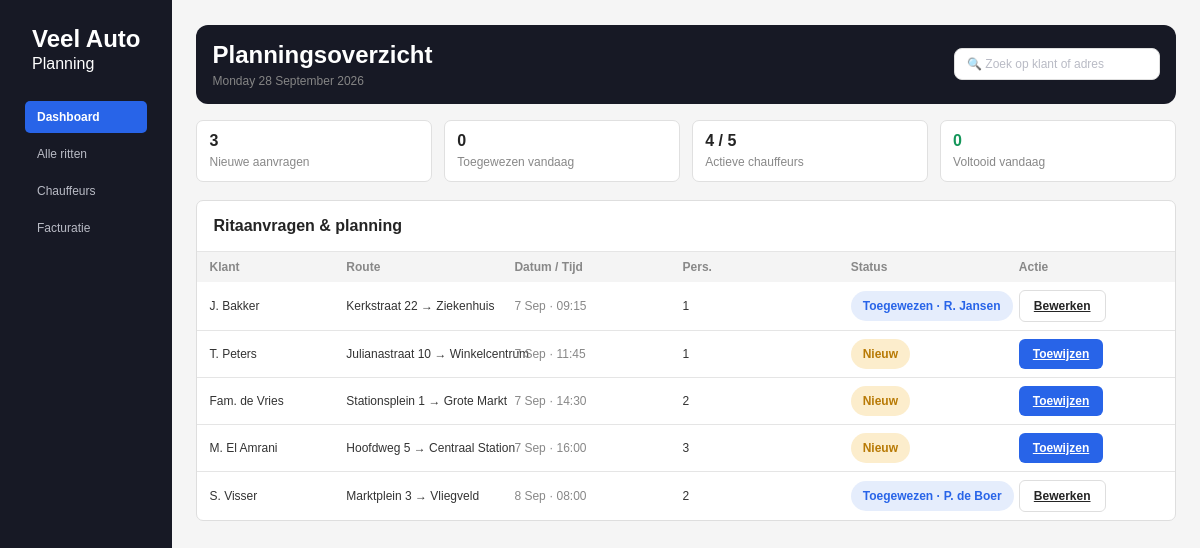
Page /dashboard.php on the committed database.
### tables this page shows
CREATE TABLE `ritten` (
    `id` INT UNSIGNED NOT NULL AUTO_INCREMENT,
    `klant_id` INT UNSIGNED NOT NULL,
    `chauffeur_id` INT UNSIGNED NULL,
    `ophaaladres` VARCHAR(255) NOT NULL,
    `bestemming` VARCHAR(255) NOT NULL,
    `datum_tijd` DATETIME NOT NULL,
    `aantal_personen` TINYINT UNSIGNED NOT NULL DEFAULT 1,
    `status` ENUM('nieuw', 'toegewezen', 'onderweg', 'voltooid', 'geannuleerd') NOT NULL DEFAULT 'nieuw',
    `prijs` DECIMAL(8,2) NULL,
    `opmerking` TEXT NULL,
    `created_at` TIMESTAMP NOT NULL DEFAULT CURRENT_TIMESTAMP,
    `updated_at` TIMESTAMP NOT NULL DEFAULT CURRENT_TIMESTAMP ON UPDATE CURRENT_TIMESTAMP,
    PRIMARY KEY (`id`),
    KEY `idx_ritten_status` (`status`),
    KEY `idx_ritten_datum_tijd` (`datum_tijd`),
    CONSTRAINT `fk_ritten_klant` FOREIGN KEY (`klant_id`) REFERENCES `klanten` (`id`)
        ON UPDATE CASCADE ON DELETE RESTRICT,
    CONSTRAINT `fk_ritten_chauffeur` FOREIGN KEY (`chauffeur_id`) REFERENCES `chauffeurs` (`id`)
        ON UPDATE CASCADE ON DELETE SET NULL
);

CREATE TABLE `klanten` (
    `id` INT UNSIGNED NOT NULL AUTO_INCREMENT,
    `naam` VARCHAR(100) NOT NULL,
    `email` VARCHAR(150) NOT NULL,
    `wachtwoord` VARCHAR(255) NOT NULL,
    `telefoon` VARCHAR(20) NULL,
    `adres` VARCHAR(255) NULL,
    `created_at` TIMESTAMP NOT NULL DEFAULT CURRENT_TIMESTAMP,
    PRIMARY KEY (`id`),
    UNIQUE KEY `uq_klanten_email` (`email`)
);

CREATE TABLE `chauffeurs` (
    `id` INT UNSIGNED NOT NULL AUTO_INCREMENT,
    `naam` VARCHAR(100) NOT NULL,
    `email` VARCHAR(150) NOT NULL,
    `wachtwoord` VARCHAR(255) NOT NULL,
    `telefoon` VARCHAR(20) NULL,
    `status` ENUM('beschikbaar', 'rijdt', 'offline') NOT NULL DEFAULT 'offline',
    `beschikbaar_vanaf` DATETIME NULL COMMENT 'Verwacht vrij-tijdstip wanneer status = rijdt',
    `rating` DECIMAL(2,1) NOT NULL DEFAULT 5.0,
    `created_at` TIMESTAMP NOT NULL DEFAULT CURRENT_TIMESTAMP,
    PRIMARY KEY (`id`),
    UNIQUE KEY `uq_chauffeurs_email` (`email`)
);

### dashboard.php (the view, shortened to what this page needs)
<?php
require __DIR__ . '/includes/helpers.php';
$db = getDb();
$nieuweAanvragen = (int) $db->query("SELECT COUNT(*) FROM ritten WHERE status = 'nieuw'")->fetchColumn();
$toegewezenVandaag = (int) $db->query("
    SELECT COUNT(*) FROM ritten
    WHERE status IN ('toegewezen', 'onderweg') AND DATE(datum_tijd) = CURDATE()
")->fetchColumn();
$actieveChauffeurs = (int) $db->query("SELECT COUNT(*) FROM chauffeurs WHERE status IN ('beschikbaar', 'rijdt')")->fetchColumn();
$totaalChauffeurs = (int) $db->query('SELECT COUNT(*) FROM chauffeurs')->fetchColumn();
$voltooidVandaag = (int) $db->query("
    SELECT COUNT(*) FROM ritten
    WHERE status = 'voltooid' AND DATE(datum_tijd) = CURDATE()
")->fetchColumn();
$ritten = $db->query("
    SELECT r.id, r.ophaaladres, r.bestemming, r.datum_tijd, r.aantal_personen, r.status,
           k.naam AS klant_naam, c.naam AS chauffeur_naam
    FROM ritten r
    JOIN klanten k ON k.id = r.klant_id
    LEFT JOIN chauffeurs c ON c.id = r.chauffeur_id
    WHERE r.status IN ('nieuw', 'toegewezen', 'onderweg')
    ORDER BY r.datum_tijd ASC
    LIMIT 10
")->fetchAll();
?>
<!DOCTYPE html>
<html lang="nl">
<head>
    <link rel="stylesheet" href="css/style.css">
    <link rel="stylesheet" href="css/dashboard.css">
</head>
<body>
<div class="layout">
    <aside>
        <div class="brand">
            Veel Auto
            <span>Planning</span>
        </div>
        <nav>
            <a href="dashboard.php" class="active">Dashboard</a>
            <a href="ritten.php">Alle ritten</a>
            <a href="chauffeur.php">Chauffeurs</a>
            <a href="facturen.php">Facturatie</a>
        </nav>
    </aside>
    <main>
        <div class="page-header">
            <div>
                <h1>Planningsoverzicht</h1>
                <p><?= e((new DateTime())->format('l j F Y')) ?></p>
            </div>
            <div class="searchbox">
                <input type="text" placeholder="🔍 Zoek op klant of adres">
            </div>
        </div>
        <section class="stats">
            <div class="stat-card">
                <strong><?= $nieuweAanvragen ?></strong>
                <span>Nieuwe aanvragen</span>
            </div>
            <div class="stat-card">
                <strong><?= $toegewezenVandaag ?></strong>
                <span>Toegewezen vandaag</span>
            </div>
            <div class="stat-card">
                <strong><?= $actieveChauffeurs ?> / <?= $totaalChauffeurs ?></strong>
                <span>Actieve chauffeurs</span>
            </div>
            <div class="stat-card green">
                <strong><?= $voltooidVandaag ?></strong>
                <span>Voltooid vandaag</span>
            </div>
        </section>
        <section class="table-card">
            <div class="table-title">
                Ritaanvragen &amp; planning
            </div>
            <div class="table-wrapper">
                <table>
                    <thead>
                        <tr>
                            <th>Klant</th>
                            <th>Route</th>
                            <th>Datum / Tijd</th>
                            <th>Pers.</th>
                            <th>Status</th>
                            <th>Actie</th>
                        </tr>
                    </thead>
                    <tbody>
                        <?php foreach ($ritten as $rit): ?>
                        <tr>
                            <td><?= e($rit['klant_naam']) ?></td>
                            <td><?= e($rit['ophaaladres']) ?> → <?= e($rit['bestemming']) ?></td>
                            <td><?= e(formatRitDatum($rit['datum_tijd'])) ?></td>
                            <td><?= (int) $rit['aantal_personen'] ?></td>
                            <td><?= statusBadge($rit['status'], $rit['chauffeur_naam']) ?></td>
                            <td>
                                <?php if ($rit['status'] === 'nieuw'): ?>
                                    <a class="btn btn-primary" href="?toewijzen=<?= (int) $rit['id'] ?>">Toewijzen</a>
                                <?php else: ?>
                                    <a class="btn btn-outline" href="?toewijzen=<?= (int) $rit['id'] ?>">Bewerken</a>
                                <?php endif; ?>
                            </td>
                        </tr>
                        <?php endforeach; ?>
                    </tbody>
                </table>
            </div>
        </section>
    </main>
</div>
</body>
</html>

### includes/helpers.php (shortened to what this page needs)
<?php
function e(?string $value): string
{
    return htmlspecialchars($value ?? '', ENT_QUOTES, 'UTF-8');
}
function formatRitDatum(string $datumTijd): string
{
    $rit = new DateTime($datumTijd);
    $vandaag = new DateTime('today');
    $morgen = new DateTime('tomorrow');
    $tijd = $rit->format('H:i');
    return $rit->format('j M') . " · {$tijd}";
}
function statusBadge(string $status, ?string $chauffeurNaam = null): string
{
    $labels = [
        'nieuw' => 'Nieuw',
        'toegewezen' => 'Toegewezen' . ($chauffeurNaam ? ' · ' . e($chauffeurNaam) : ''),
        'onderweg' => 'Onderweg' . ($chauffeurNaam ? ' · ' . e($chauffeurNaam) : ''),
        'voltooid' => 'Voltooid',
        'geannuleerd' => 'Geannuleerd',
    ];
    $classes = [
        'nieuw' => 'new',
        'toegewezen' => 'assigned',
        'onderweg' => 'ongoing',
        'voltooid' => 'completed',
        'geannuleerd' => 'cancelled',
    ];
    $label = $labels[$status] ?? e($status);
    $class = $classes[$status] ?? '';
    return "<span class=\"status {$class}\">{$label}</span>";
}

### css/style.css (style rules this page uses)
:root { --dark: #111827; --blue: #2563eb; --blue-dark: #1d4ed8; --bg: #f8fafc; --text: #111827; --muted: #6b7280; }
* { box-sizing: border-box; }
body { margin: 0; font-family: -apple-system, BlinkMacSystemFont, "Segoe UI", Roboto, Arial, sans-serif; color: var(--text); background: var(--bg); }

### css/dashboard.css (style rules this page uses)
:root { --dark: #171925; --blue: #2864e8; --background: #f5f5f5; --white: #ffffff; --border: #dedede; --text: #242424; --muted: #858585; --green: #15965a; --orange: #c68100; }
* { box-sizing: border-box; margin: 0; padding: 0; }
body { font-family: Arial, Helvetica, sans-serif; background: var(--background); color: var(--text); min-height: 100vh; }
.layout { display: flex; min-height: 100vh; }
aside { display: flex; flex-direction: column; width: fit-content; min-width: 170px; padding: 25px 25px; background: var(--dark); color: #fff; }
.brand { font-size: 24px; font-weight: 700; margin: 0 7px 28px; }
.brand span { display: block; font-size: 16px; font-weight: 400; margin-top: 2px; }
nav { display: flex; flex-direction: column; gap: 5px; }
nav a { display: block; padding: 9px 12px; color: #b9bbc5; text-decoration: none; font-size: 12px; border-radius: 5px; transition: 0.2s ease; }
nav a.active { color: #fff; background: var(--blue); font-weight: 600; }
main { flex: 1; padding: 25px 24px; max-width: 100%; }
.page-header { display: flex; align-items: center; justify-content: space-between; padding: 16px; margin-bottom: 16px; border-radius: 12px; background: var(--dark); color: #fff; }
.page-header h1 { font-size: 24px; line-height: 1.2; margin-bottom: 4px; }
.page-header p { color: #858585; font-size: 12px; }
.stats { display: grid; grid-template-columns: repeat(4, 1fr); gap: 12px; margin-bottom: 18px; }
.stat-card { min-height: fit-content; background: var(--white); border: 1px solid #e0e0e0; border-radius: 7px; padding: 12px; display: flex; flex-direction: column; justify-content: center; }
.stat-card strong { font-size: 16px; line-height: 1; margin-bottom: 6px; }
.stat-card span { color: #888; font-size: 12px; }
.stat-card.green strong { color: var(--green); }
.table-card { background: #fff; border: 1px solid #dedede; border-radius: 7px; overflow: hidden; }
.table-title { display: flex; align-items: center; justify-content: start; padding: 16px; font-size: 16px; font-weight: 700; border-bottom: 1px solid #e5e5e5; }
.table-wrapper { overflow-x: auto; }
table { width: 100%; border-collapse: collapse; table-layout: fixed; }
thead { background: #f4f4f4; }
th { color: #888; font-size: 12px; font-weight: 600; text-align: left; padding: 8px 12px; }
td { padding: 8px 12px; border-bottom: 1px solid #e5e5e5; font-size: 12px; color: #333; white-space: nowrap; }
tbody tr:last-child td { border-bottom: none; }
td:nth-child(3), td:nth-child(6) { color: #888; }
.status { display: inline-block; padding: 8px 12px; border-radius: 20px; font-size: 12px; font-weight: 600; }
th:nth-child(1), td:nth-child(1) { width: 14%; }
.btn { display: inline-flex; align-items: center; justify-content: center; border: none; border-radius: 6px; padding: 8px 14px; font-size: 12px; font-weight: 600; font-family: inherit; cursor: pointer; white-space: nowrap; }
.btn-primary { background: var(--blue); color: #fff; }
.btn-outline { background: #fff; border: 1px solid var(--border); color: var(--text); }
.status.new { background: #fcedcc; color: #b87a05; }
.status.assigned { background: #e5edfc; color: var(--blue); }
.page-header .searchbox { display: flex; align-items: center; background: #fff; border: 1px solid var(--border); border-radius: 8px; padding: 8px 12px; }
.page-header .searchbox input { border: none; outline: none; background: transparent; font-size: 12px; font-family: inherit; color: var(--text); width: 180px; }
.page-header .searchbox input::placeholder { color: #b9bbc5; }

### rows in the picture
ritten: klant.naam "J. Bakker", ophaaladres "Kerkstraat 22", bestemming "Ziekenhuis", datum_tijd "7 Sep · 09:15", aantal_personen "1", label "Toegewezen · R. Jansen"
ritten: klant.naam "T. Peters", ophaaladres "Julianastraat 10", bestemming "Winkelcentrum", datum_tijd "7 Sep · 11:45", aantal_personen "1", status "Nieuw"
ritten: klant.naam "Fam. de Vries", ophaaladres "Stationsplein 1", bestemming "Grote Markt", datum_tijd "7 Sep · 14:30", aantal_personen "2", status "Nieuw"
ritten: klant.naam "M. El Amrani", ophaaladres "Hoofdweg 5", bestemming "Centraal Station", datum_tijd "7 Sep · 16:00", aantal_personen "3", status "Nieuw"
ritten: klant.naam "S. Visser", ophaaladres "Marktplein 3", bestemming "Vliegveld", datum_tijd "8 Sep · 08:00", aantal_personen "2", label "Toegewezen · P. de Boer"

### other values in the picture
$nieuweAanvragen "3"
$toegewezenVandaag "0"
$actieveChauffeurs "4"
$totaalChauffeurs "5"
$voltooidVandaag "0"
